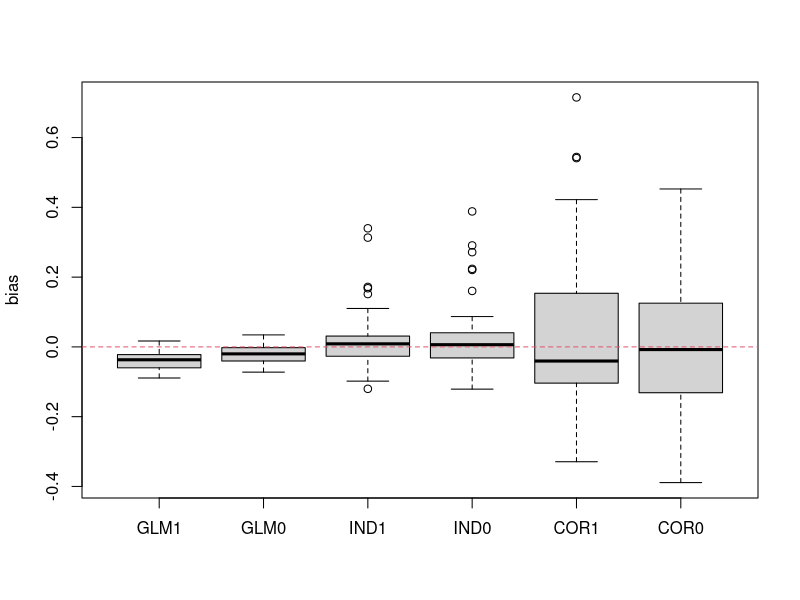

The R script that drew this image:
# Demo: Non-separable logistic regression
# LK 03/2023

set.seed(2)

library("coin")

# FUNs --------------------------------------------------------------------

gen_dat <- function(n = 5e3, parmD = 0, parmY = c(-0.5, 1), discreteD = TRUE,
                    discreteE = TRUE, normalHDE = FALSE, conditional = TRUE,
                    discreteH = FALSE) {
  E <- if (discreteE) sample(c(-1, 1), n, TRUE) else rnorm(n)
  H <- if (discreteH) sample(c(-1, 1), n, TRUE) else if (normalHDE) rnorm(n)
  else rt(n, df = 5) / 2
  ND <- if (normalHDE) rnorm(n) else rlogis(n)
  NY <- if (normalHDE) rnorm(n) else rlogis(n)
  gD <- parmD * H + ND
  gY <- H + NY

  g2u <- if (normalHDE) \(...) {\(g) pnorm(g, sd = sqrt(2))} else \(g) ecdf(g)
  UD <- g2u(gD)(gD)
  UY <- g2u(gY)(gY)
  D <- if (discreteD) {
    if (conditional) as.numeric(plogis(E + parmD * H) <= ND)
    else as.numeric(plogis(E) <= UD)
  } else {
    pnorm(UD, mean = parmD + E)
  }
  Y <- if (conditional) as.numeric(parmY[1] + D * parmY[2] + H >= NY)
  else as.numeric(plogis(parmY[1] + D * parmY[2]) >= UY)
  data.frame(Y = Y, D = D, E = E, H = H)
}

ind_obj <- \(b, Y, X, E, tstat = "quadratic", trafo = identity) {
  R <- (Y - plogis(X %*% b))
  trafo(statistic(independence_test(R ~ E, teststat = tstat)))
}

cor_obj <- \(b, Y, X, E) {
  R <- (Y - plogis(X %*% b))
  sum(fitted(lm(R ~ E))^2)
}

res <- replicate(5e1, {
  d0 <- gen_dat(parmD = 0)
  d1 <- gen_dat(parmD = 1)

  c(
    GLM1 = mean(coef(glm(Y ~ D, data = d1, family = "binomial")) - c(-0.5, 1)),
    GLM0 = mean(coef(glm(Y ~ D, data = d0, family = "binomial")) - c(-0.5, 1)),
    # ORC1 = mean(coef(glm(Y ~ D + H, data = d1, family = "binomial")) - c(-0.5, 1, 1)),
    # ORC0 = mean(coef(glm(Y ~ D + H, data = d0, family = "binomial")) - c(-0.5, 1, 1)),
    IND1 = mean(optim(c(-0.5, 1), ind_obj, Y = d1$Y, X = cbind(1, d1$D), E = d1$E)$par - c(-0.5, 1)),
    IND0 = mean(optim(c(-0.5, 1), ind_obj, Y = d0$Y, X = cbind(1, d0$D), E = d0$E)$par - c(-0.5, 1)),
    COR1 = mean(optim(c(-0.5, 1), cor_obj, Y = d1$Y, X = cbind(1, d1$D), E = d1$E)$par - c(-0.5, 1)),
    COR0 = mean(optim(c(-0.5, 1), cor_obj, Y = d0$Y, X = cbind(1, d0$D), E = d0$E)$par - c(-0.5, 1))
  )
})

boxplot(t(res), ylab = "bias")
abline(h = 0, lty = 2, col = 2)
